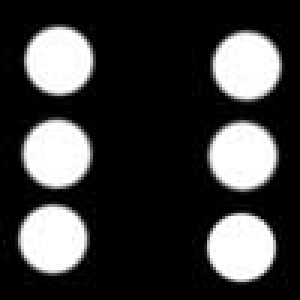
#> input picture images/dice-6-0.jpg, 100 x 100 px, given in place of dice_03.mp4, which was not available (shown 3 times larger)
$ python canny_testing.py
#> lines starting #> are read from the running program, lines starting #| are printed output that depends on the picture; after the words box and inside, x2 and y2 are one past the last pixel; in counts of white or black regions, pixels touching at a corner belong together; pictures that were not available may be replaced by others from this repository, and a replacement may not be noted
import cv2 as cv
import numpy as np
import constant as CONST
def nothing(x):
    pass

def canny():
    cap = cv.VideoCapture(CONST.VDO_PATH+'dice_03.mp4')
    cv.namedWindow('image')
    cv.createTrackbar('min', 'image', 0, 1000, nothing)
    cv.createTrackbar('max', 'image', 0, 1000, nothing)
    cv.setTrackbarPos('min','image',100)
    cv.setTrackbarPos('max','image',300)
    while cap.isOpened():
        ret, img = cap.read()
#> img is the input picture: shape (100, 100, 3); min 0, max 255, mean 62.4
        if img is None:
            continue
        img = cv.resize(img,(0,0),fx=0.5,fy=0.5)
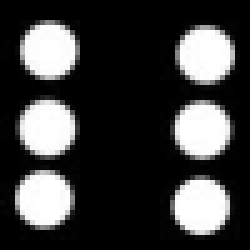
#> img: shape (50, 50, 3) (shown 5 times larger); min 0, max 255, mean 62.4
        gray = cv.cvtColor(img,cv.COLOR_BGR2GRAY)
        gray = cv.equalizeHist(gray)
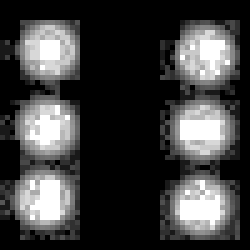
#> gray: shape (50, 50) (shown 5 times larger); min 0, max 255, mean 63.3

        min_val = cv.getTrackbarPos('min', 'image')
        max_val = cv.getTrackbarPos('max', 'image')
        canny = cv.Canny(gray,min_val,max_val)
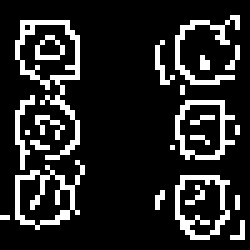
#> canny: shape (50, 50) (shown 5 times larger); 15.3% white in thin lines or dots, all inside (x1, y1, x2, y2) = (0, 3, 49, 48)

        cv.imshow('image_default',img)
        cv.imshow('image',canny)
        key = cv.waitKey(1) & 0xFF
#> (key q is pressed here)
        if key == ord('q'):
            break
    cv.destroyAllWindows()
    cap.release()

if __name__ == '__main__':
    canny()

$ run again, on images/dice-6-22.jpg
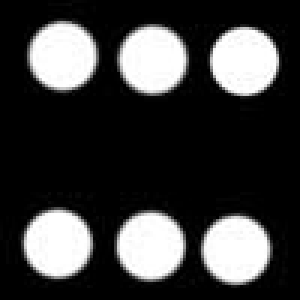
#> input picture images/dice-6-22.jpg, 100 x 100 px, given in place of dice_03.mp4, which was not available (shown 3 times larger)
#> in canny, img is the input picture: shape (100, 100, 3); min 0, max 255, mean 62.4
#> img: shape (50, 50, 3)
#> in canny, `gray = cv.equalizeHist(gray)`:
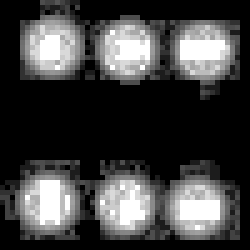
#> gray: shape (50, 50) (shown 5 times larger); min 0, max 255, mean 64.9
#> in canny, `canny = cv.Canny(gray,min_val,max_val)`:
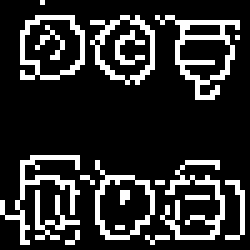
#> canny: shape (50, 50) (shown 5 times larger); 17.9% white in thin lines or dots
